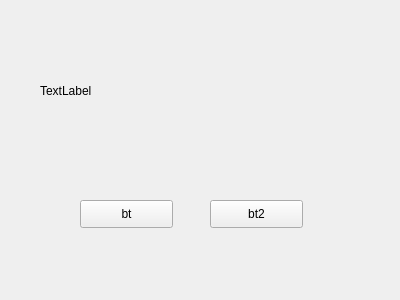
<?xml version="1.0" encoding="UTF-8"?>
<ui version="4.0">
 <class>MyWidget</class>
 <widget class="QWidget" name="MyWidget">
  <property name="geometry">
   <rect>
    <x>0</x>
    <y>0</y>
    <width>400</width>
    <height>300</height>
   </rect>
  </property>
  <property name="windowTitle">
   <string>MyWidget</string>
  </property>
  <widget class="MyLabel" name="label">
   <property name="geometry">
    <rect>
     <x>40</x>
     <y>50</y>
     <width>351</width>
     <height>81</height>
    </rect>
   </property>
   <property name="text">
    <string>TextLabel</string>
   </property>
  </widget>
  <widget class="QPushButton" name="bt">
   <property name="geometry">
    <rect>
     <x>80</x>
     <y>200</y>
     <width>93</width>
     <height>28</height>
    </rect>
   </property>
   <property name="text">
    <string>bt</string>
   </property>
  </widget>
  <widget class="QPushButton" name="bt2">
   <property name="geometry">
    <rect>
     <x>210</x>
     <y>200</y>
     <width>93</width>
     <height>28</height>
    </rect>
   </property>
   <property name="text">
    <string>bt2</string>
   </property>
  </widget>
 </widget>
 <layoutdefault spacing="6" margin="11"/>
 <customwidgets>
  <customwidget>
   <class>MyLabel</class>
   <extends>QLabel</extends>
   <header location="global">mylabel.h</header>
  </customwidget>
 </customwidgets>
 <resources/>
 <connections/>
</ui>
